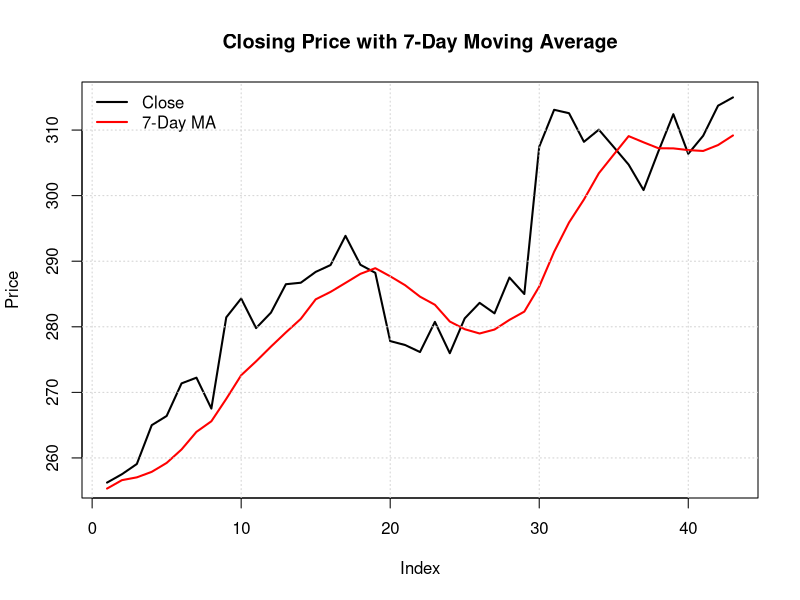
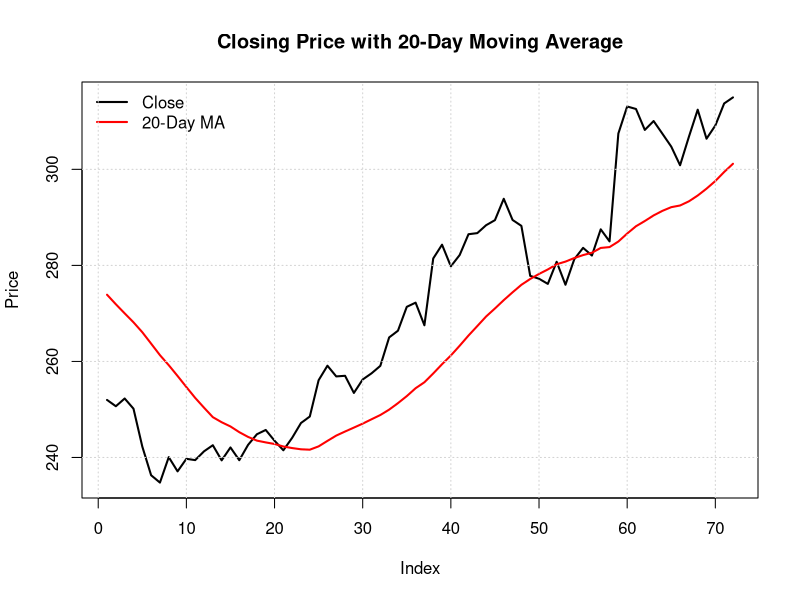
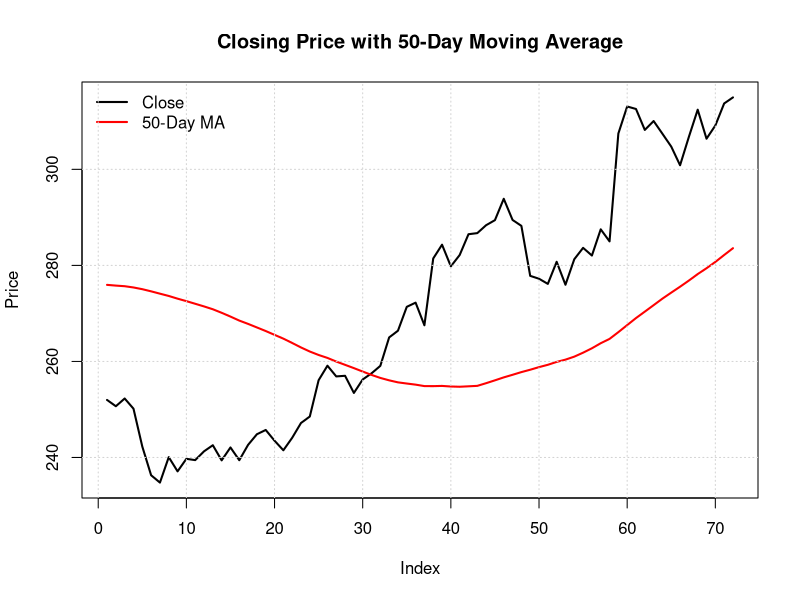
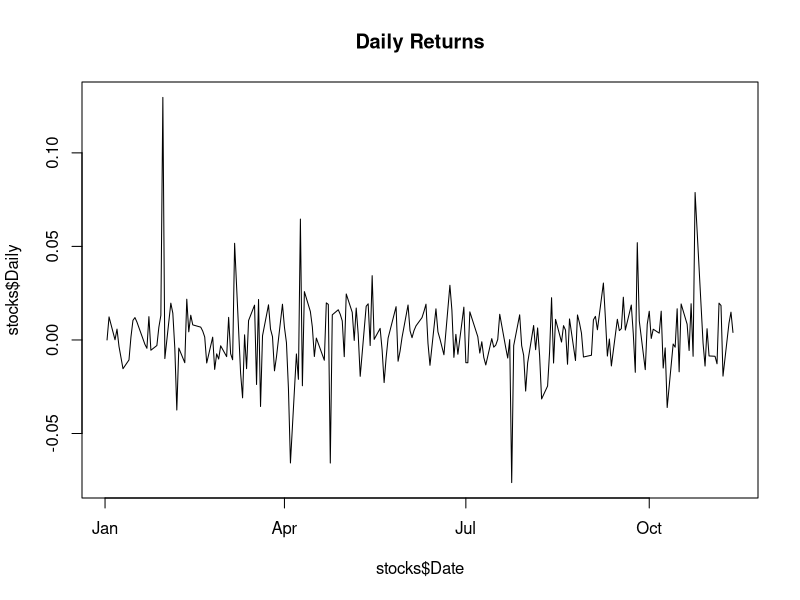
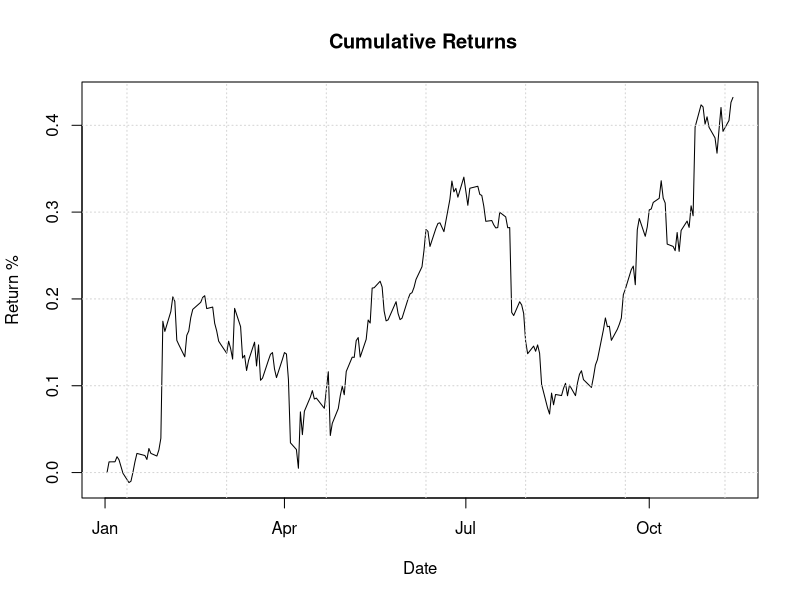
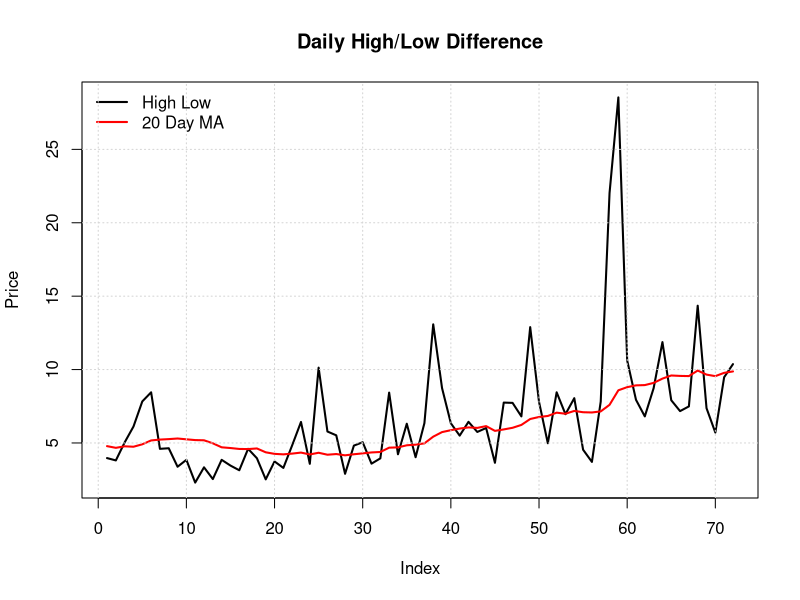
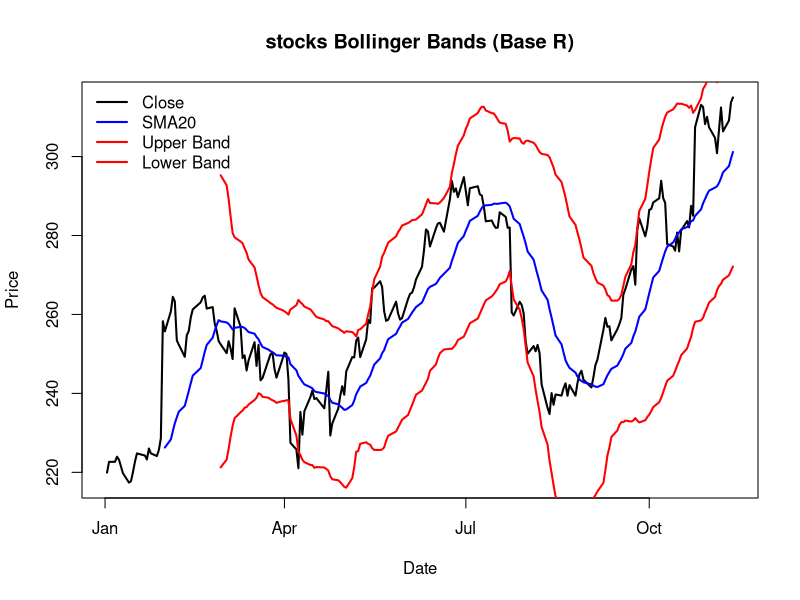
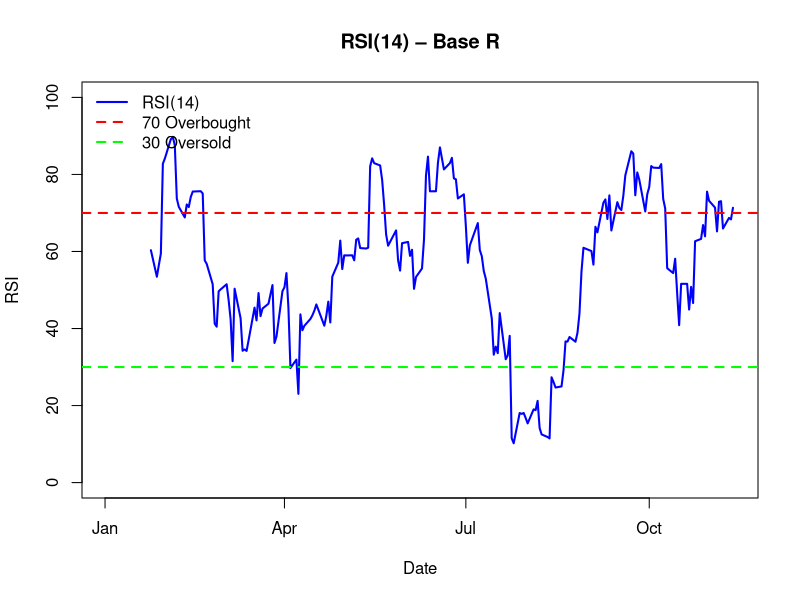

The R script that drew these images, in order:
## ---- chunk 1
rm(list=ls())
stocks <- read.csv("./IBM.csv")
stocks$Date <- as.Date(stocks$Date,format="%m/%d/%Y")
# Rename columns
colnames(stocks) <- c("Date","Close","Open","High","Low", "Volume","Change")

## ---- chunk 2
# Calculate Rolling Means
# 7 Days
stocks$SMA7 <- stats::filter(stocks$Close,
                        rep(1/7, 7),
                        sides = 1)

# 20 Days
stocks$SMA20 <- stats::filter(stocks$Close, rep(1/20, 20), sides = 1)

# 50 Days
stocks$SMA50 <- stats::filter(stocks$Close,
                         rep(1/50, 50),
                         sides = 1)

## ---- chunk 3
# Calculate difference between high and low and calculate 20 moving average.
stocks$highlo <- stocks$High - stocks$Low
stocks$hilorolling <- stats::filter(stocks$highlo, rep(1/20, 20), sides = 1)
## ---- chunk 4
last_date <- max(stocks$Date, na.rm = TRUE)
df_last60 <- stocks[stocks$Date >= last_date - 60, ]
## ---- chunk 5

# 1. Plot the closing price
plot(df_last60$Close,
     type = "l",
     col = "black",
     lwd = 2,
     main = "Closing Price with 7-Day Moving Average",
     xlab = "Index",
     ylab = "Price")

# 2. Add the 20-day moving average line
lines(df_last60$SMA7,
      col = "red",
      lwd = 2)

# 3. Add a legend
legend("topleft",
       legend = c("Close", "7-Day MA"),
       col = c("black", "red"),
       lwd = 2,
       bty = "n")
grid()

## ---- chunk 6
last_date <- max(stocks$Date, na.rm = TRUE)
df_last60 <- stocks[stocks$Date >= last_date - 100, ]

# 1. Plot the closing price
plot(df_last60$Close,
     type = "l",
     col = "black",
     lwd = 2,
     main = "Closing Price with 20-Day Moving Average",
     xlab = "Index",
     ylab = "Price")

# 2. Add the 20-day moving average line
lines(df_last60$SMA20,
      col = "red",
      lwd = 2)

# 3. Add a legend
legend("topleft",
       legend = c("Close", "20-Day MA"),
       col = c("black", "red"),
       lwd = 2,
       bty = "n")
grid()

## ---- chunk 7
last_date <- max(stocks$Date, na.rm = TRUE)
df_last60 <- stocks[stocks$Date >= last_date - 100, ]
# 1. Plot the closing price
plot(df_last60$Close,
     type = "l",
     col = "black",
     lwd = 2,
     main = "Closing Price with 50-Day Moving Average",
     xlab = "Index",
     ylab = "Price")

# 2. Add the 20-day moving average line
lines(df_last60$SMA50,
      col = "red",
      lwd = 2)

# 3. Add a legend
legend("topleft",
       legend = c("Close", "50-Day MA"),
       col = c("black", "red"),
       lwd = 2,
       bty = "n")
grid()
## ---- chunk 8
stocks$Daily <- (stocks$Close / c(NA, head(stocks$Close, -1))) - 1
stocks$Daily[1] <- 0
stocks$Cumulative <- cumprod(1 + stocks$Daily) - 1

## ---- chunk 9
plot(stocks$Date,stocks$Daily,type='l',main="Daily Returns")
## ---- chunk 10
plot(stocks$Date,stocks$Cumulative,type='l',main=" Cumulative Returns",xlab="Date",ylab="Return %")
grid()
## ---- chunk 11
plot(df_last60$highlo,
     type = "l",
     col = "black",
     lwd = 2,
     main = "Daily High/Low Difference",
     xlab = "Index",
     ylab = "Price")

# 2. Add the 20-day moving average line
lines(df_last60$hilorolling,
      col = "red",
      lwd = 2)

# 3. Add a legend
legend("topleft",
       legend = c("High Low", "20 Day MA"),
       col = c("black", "red"),
       lwd = 2,
       bty = "n")
grid()
## ---- chunk 12
# --- 1. Compute the 20-day SMA ---
stocks$SMA20 <- stats::filter(stocks$Close, rep(1/20, 20), sides = 1)

# --- 2. Compute the 20-day rolling standard deviation (base R) ---
stocks$SD20 <- sqrt(
  stats::filter((stocks$Close - stocks$SMA20)^2,
                rep(1/20, 20),
                sides = 1)
)

# --- 3. Upper & Lower Bollinger Bands ---
stocks$Upper <- stocks$SMA20 + 2 * stocks$SD20
stocks$Lower <- stocks$SMA20 - 2 * stocks$SD20

# --- 4. Plotting ---
plot(stocks$Date, stocks$Close,
     type = "l", col = "black", lwd = 2,
     main = "stocks Bollinger Bands (Base R)",
     xlab = "Date", ylab = "Price")

lines(stocks$Date, stocks$SMA20, col = "blue", lwd = 2)        # Middle band
lines(stocks$Date, stocks$Upper, col = "red",  lwd = 2)        # Upper band
lines(stocks$Date, stocks$Lower, col = "red",  lwd = 2)        # Lower band

legend("topleft",
       legend = c("Close", "SMA20", "Upper Band", "Lower Band"),
       col = c("black", "blue", "red", "red"),
       lwd = 2,
       bty = "n")
## ---- chunk 13

# --- 1. Calculate price changes ---
stocks$Change <- c(NA, diff(stocks$Close))

# --- 2. Separate gains and losses ---
stocks$Gain <- ifelse(stocks$Change > 0, stocks$Change, 0)
stocks$Loss <- ifelse(stocks$Change < 0, -stocks$Change, 0)

# --- 3. Compute 14-period averages (base R rolling mean) ---
n <- 14

stocks$AvgGain <- stats::filter(stocks$Gain, rep(1/n, n), sides = 1)
stocks$AvgLoss <- stats::filter(stocks$Loss, rep(1/n, n), sides = 1)

# --- 4. Compute RS and RSI ---
stocks$RS  <- stocks$AvgGain / stocks$AvgLoss
stocks$RSI <- 100 - (100 / (1 + stocks$RS))

# --- 5. Plot RSI ---
plot(stocks$Date, stocks$RSI,
     type = "l",
     col = "blue",
     lwd = 2,
     ylim = c(0, 100),
     main = "RSI(14) – Base R",
     xlab = "Date",
     ylab = "RSI")

# --- 6. Add overbought/oversold lines ---
abline(h = 70, col = "red", lty = 2, lwd = 2)   # Overbought
abline(h = 30, col = "green", lty = 2, lwd = 2) # Oversold

legend("topleft",
       legend = c("RSI(14)", "70 Overbought", "30 Oversold"),
       col = c("blue", "red", "green"),
       lwd = 2,
       lty = c(1, 2, 2),
       bty = "n")
## ---- chunk 14
close_ts <- ts(stocks$Close)
fit1 <- arima(close_ts, order = c(1,1,0))
fit2 <- arima(close_ts, order = c(0,1,1))
fit3 <- arima(close_ts, order = c(1,1,1))
AIC(fit1); AIC(fit2); AIC(fit3)
## ---- chunk 15
# Forcast 30 days
fit <- fit3
fc <- predict(fit, n.ahead = 30)
pred  <- fc$pred
upper <- fc$pred + 1.96 * fc$se
lower <- fc$pred - 1.96 * fc$se
future_dates <- seq(max(stocks$Date), by = "day", length.out = 31)[-1]

## Plot Results

plot(stocks$Date, stocks$SMA20,
     type = "l", lwd = 2, col = "black",
     main = "ARIMA(1,1,0) Forecast – Next 30 Days",
     xlab = "Date",
     ylab = "Close")

# Forecast line
lines(future_dates, pred, col = "blue", lwd = 2)

# Confidence interval
lines(future_dates, upper, col = "red", lwd = 1, lty = 2)
lines(future_dates, lower, col = "red", lwd = 1, lty = 2)

legend("topleft",
       legend = c("Close", "Forecast", "95% CI"),
       col = c("black", "blue", "red"),
       lwd = c(2,2,1),
       lty = c(1,1,2),
       bty = "n")
grid()
## ---- chunk 16
# Combined y-axis range
ymin <- min(c(stocks$Close, lower), na.rm = TRUE)
ymax <- max(c(stocks$Close, upper), na.rm = TRUE)

plot(stocks$Date, stocks$Close,
     type = "l", lwd = 2, col = "black",
     main = "ARIMA(1,1,0) Forecast – Next 30 Days",
     xlab = "Date",
     ylab = "Close",
     ylim = c(ymin, ymax))

lines(future_dates, pred, col = "blue", lwd = 2)
lines(future_dates, upper, col = "red",  lwd = 1, lty = 2)
lines(future_dates, lower, col = "red",  lwd = 1, lty = 2)

legend("topleft",
       legend = c("Close", "Forecast", "95% CI"),
       col = c("black", "blue", "red"),
       lwd = c(2,2,1),
       lty = c(1,1,2),
       bty = "n")

